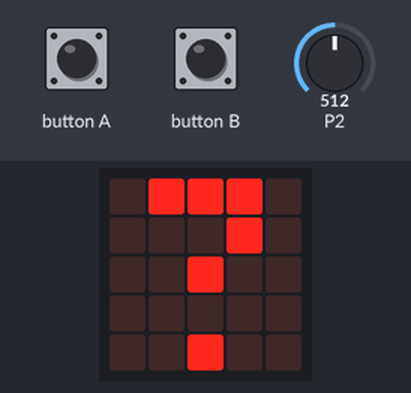
Simulated run of this program. Board: BBC micro:bit (MakeCode). On the bench: the board's 5×5 LED display. The inputs (shaded band) are chosen by the test bench; at power-on: P2 = 512 (analog values on the 0–1023 scale). Data-log rows are listed on the console; what the program prints to the serial console is not drawn.

Above: at 2.0 s.
2.1 s: button A pressed for 0.15 s
At 3.0 s:
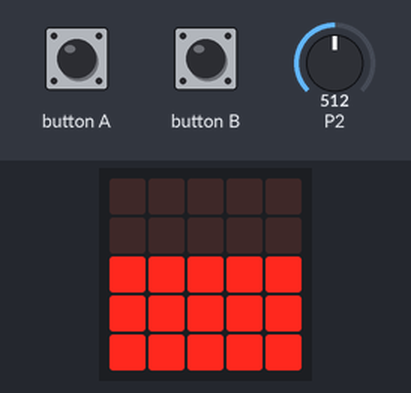
3.7 s: P2 set to 716
At 4.7 s:
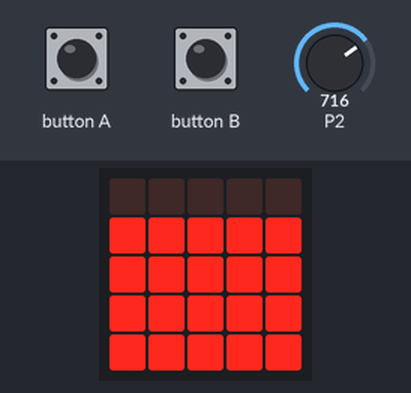
5.2 s: P2 set to 900
At 5.8 s:
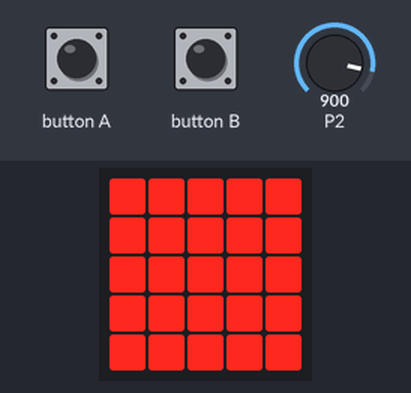
6.7 s: P2 set to 511
At 7.0 s:
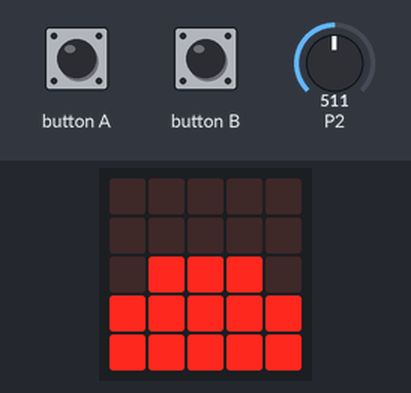
8.2 s: P2 set to 306
At 9.3 s:
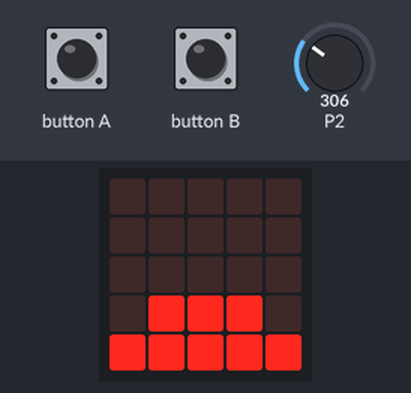
9.7 s: P2 set to 122
At 10.4 s:
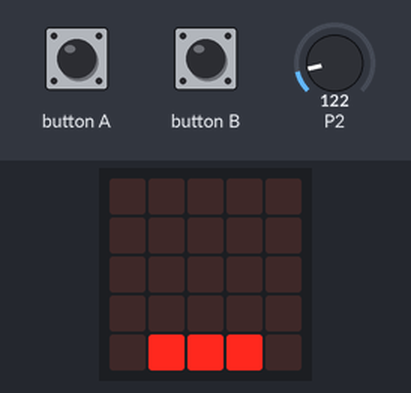
Timing chart, 0 to 10.0 s (numbered marks = the images above; inputs shaded):
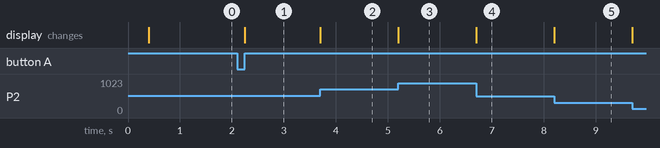

Measured:
- after the input at 2.1 s, the display: changes after 0.15 s (image 1)
- after the input at 3.7 s, the display: changes at once (image 2)
- after the input at 5.2 s, the display: changes at once (image 3)
- after the input at 6.7 s, the display: changes at once (image 4)
- after the input at 8.2 s, the display: changes at once (image 5)

The program:

main.ts
```typescript
input.onButtonPressed(Button.A, function () {
    time_start = input.runningTime()
    while (input.runningTime() - time_start < 60000) {
        led.plotBarGraph(
        pins.analogReadPin(AnalogPin.P2),
        1023
        )
        datalogger.log(datalogger.createCV("Pulse_Sensor_Data", pins.analogReadPin(AnalogPin.P2)))
    }
    basic.showLeds(`
        . # # # .
        . . . # .
        . . # . .
        . . . . .
        . . # . .
        `)
})
input.onButtonPressed(Button.B, function () {
    datalogger.deleteLog()
    basic.showIcon(IconNames.Skull)
    basic.showLeds(`
        . # # # .
        . . . # .
        . . # . .
        . . . . .
        . . # . .
        `)
})
let time_start = 0
datalogger.setColumnTitles("Pulse_Sensor_Data")
basic.showLeds(`
    . # . # .
    . # . # .
    . . . . .
    # . . . #
    . # # # .
    `)
basic.showLeds(`
    . # # # .
    . . . # .
    . . # . .
    . . . . .
    . . # . .
    `)
```

test.ts
```typescript
// Hier kann man Tests durchführen; diese Datei wird nicht kompiliert, wenn dieses Paket als Erweiterung verwendet wird.
```
